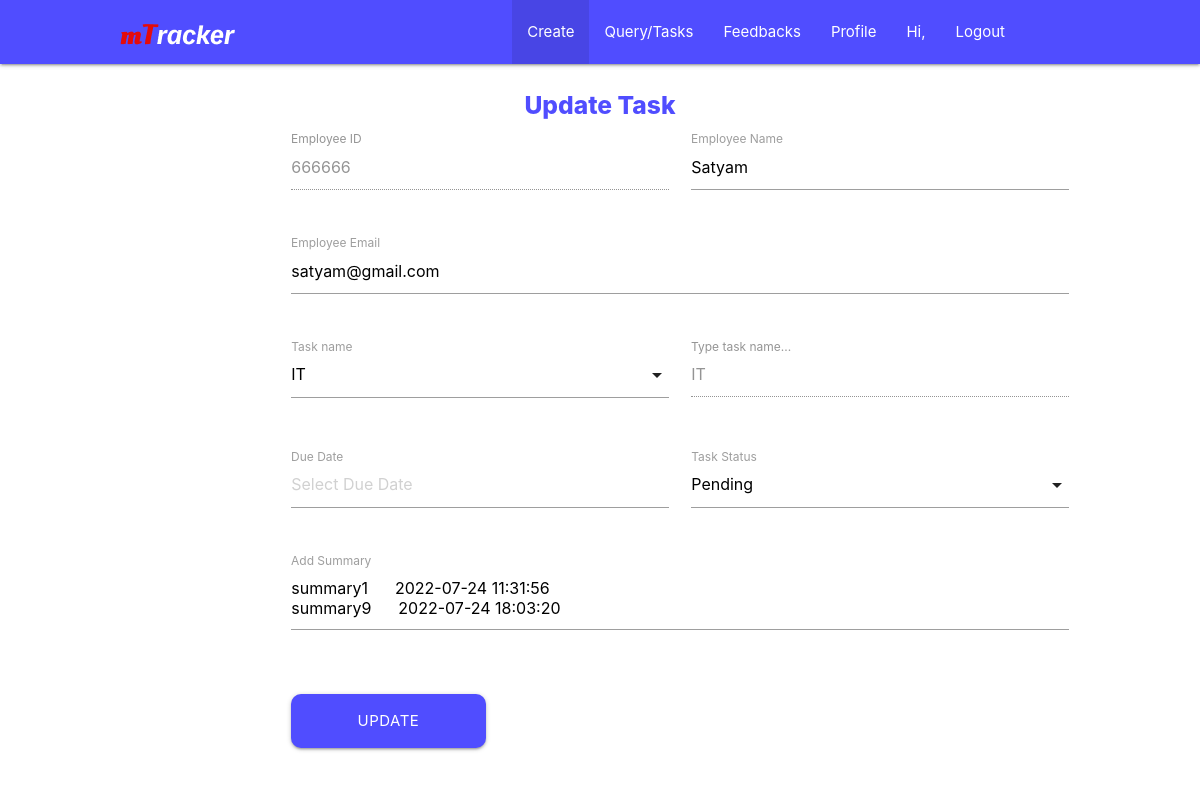
The app's page /search/updatetask/1 (signed in), older data.
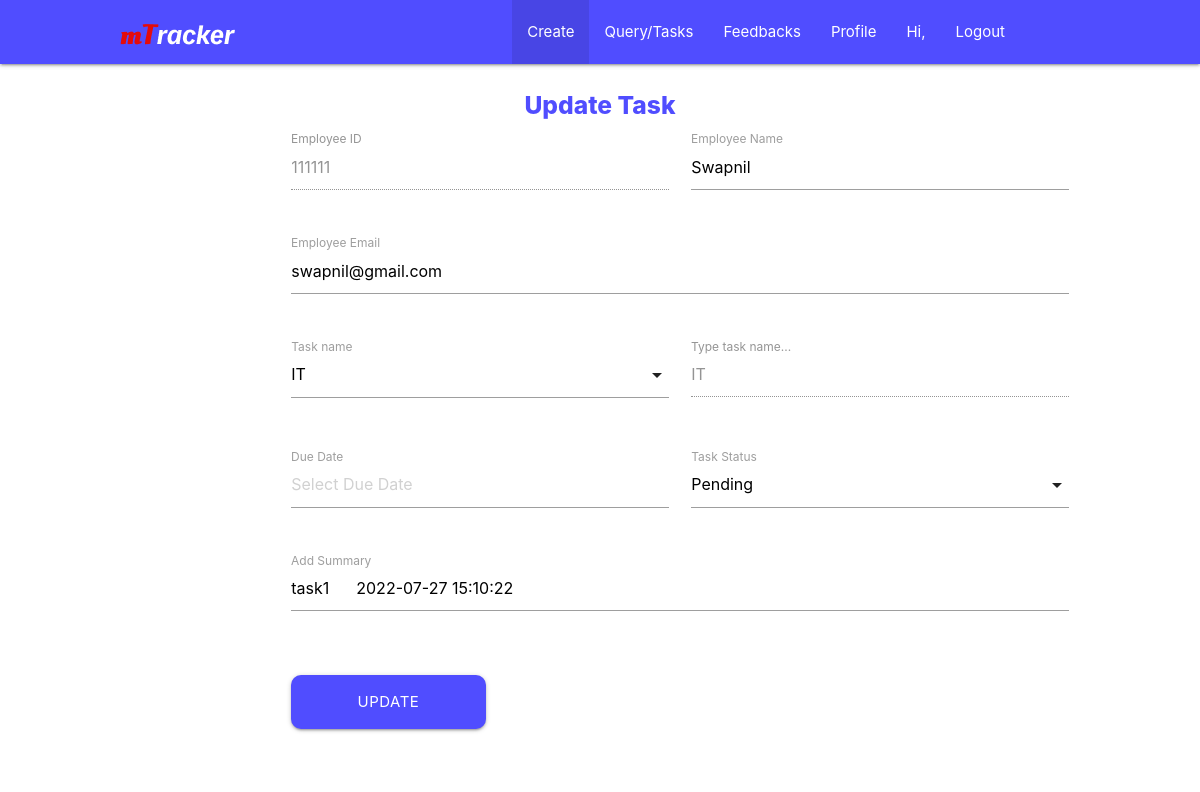
The same page, newer data.
### taskData/models.py (models this page shows)
class TaskData(models.Model):
    empid = models.TextField(max_length=20)
    empname = models.TextField(max_length=50)
    empemail = models.TextField(max_length=50)
    taskname = models.TextField(max_length=100)
    duedate = models.TextField(max_length=20)
    taskstatus = models.TextField(max_length=15)
    tasksummary = models.TextField(max_length=500)
    createdon = models.DateField()

### mtracker/views.py (the view, shortened to what this page needs)
# urls.py: path('search/updatetask/<int:id>', views.updateTask, name='updatetask'),
@login_required(login_url="/login")
def updateTask(request, id):
    getData = models.TaskData.objects.get(pk=id)
    return render(request, "updatetask.html", {'getData':getData})

### templates/updatetask.html (shortened to what this page needs)
{% extends "base.html" %}
{% block body %}
    <div class="update-task-container">
        <div class="row">
            <center>
                <h5 class="update-task-title">Update Task</h5>
            </center>
            <form class="col l12 s12 offset-m0 offset-l2" method="post">
                <div class="row">
                    <div class="input-field col l4 s12">
                        <input disabled placeholder="Type employee id..." id="emp-id" type="text" class="validate" name="emp-id"
                            value={{getData.empid}}>
                        <label for="emp-id">Employee ID</label>
                    </div>
                    <div class="input-field col l4 s12">
                        <input placeholder="Type employee name..." id="emp-name" type="text" class="validate" name="emp-name"
                            value={{getData.empname}}>
                        <label for="emp-name">Employee Name</label>
                    </div>
                </div>
                <div class="row">
                    <div class="input-field col l8 s12">
                        <input placeholder="Type employee email..." id="emp-email" type="text" class="validate" name="emp-email"
                    value={{getData.empemail}}>
                        <label for="emp-email">Employee Email</label>
                    </div>
                </div>
                <div class="row">
                    <div class="input-field col l3 s12">
                        <label>Task name</label>
                    </div>
                    <div class="input-field col l5 s12">
                        <textarea disabled id="task-name-manual" class="materialize-textarea">{{getData.taskname}}</textarea>
                        <label for="task-name-manual">Type task name...</label>
                    </div>
                </div>
                <div class="row">
                    <div class="input-field col l4 s12">
                        <label>Due Date</label>
                        <input placeholder="Select Due Date" type="text" class="datepicker" name="due-date" value={{getdata.duedate}}>
                    </div>
                    <div class="input-field col l4 s12">
                        <label>Task Status</label>
                    </div>
                </div>
                <div class="row all-summary">
                    <div class="input-field col l4 s12">
                        <textarea placeholder="Add new updates here..." id="input-summary"
                            class="materialize-textarea" name="task-summary">{{getData.tasksummary}}</textarea>
                        <label for="input-summary">Add Summary</label>
                    </div>
                </div>
                <div class="row">
                    <div class="input-field col s12">
                        <button type='submit' name='btn_update' id="task-update-btn"
                            class='col l3 m6 s12 btn btn-large waves-effect'>Update</button>
                    </div>
            </form>
        </div>
    </div>
{% endblock %}

Row changes from the older to the newer data that the page shows:
changed TaskData "IT": emp-id "666666" → "111111"; emp-name "Satyam" → "Swapnil"; emp-email "satyam@gmail.com" → "swapnil@gmail.com"; task-summary "summary1 2022-07-24 11:31:56 summary9 2022-07-24 18:03:20" → "task1 2022-07-27 15:10:22"
